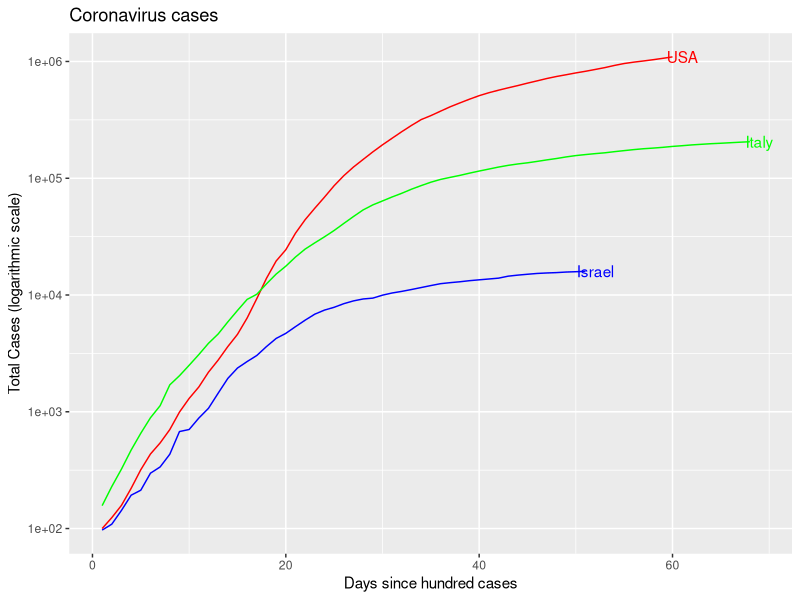
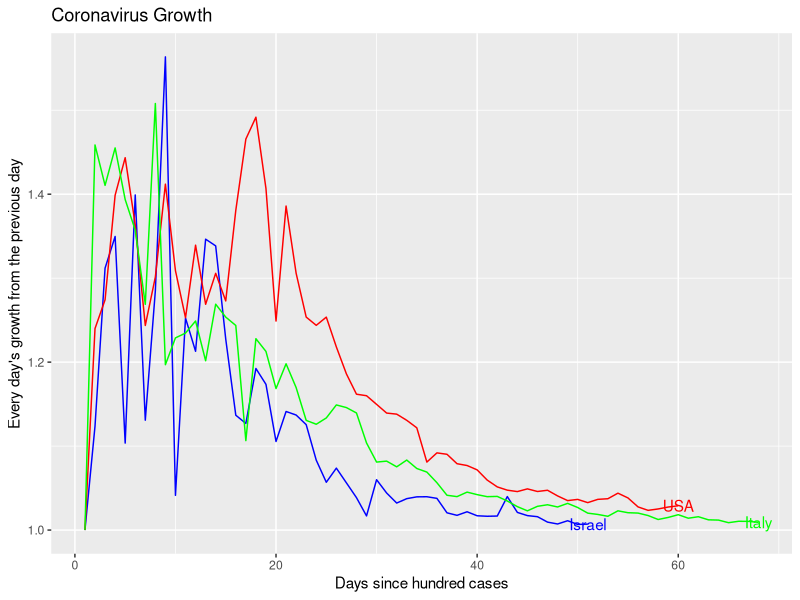
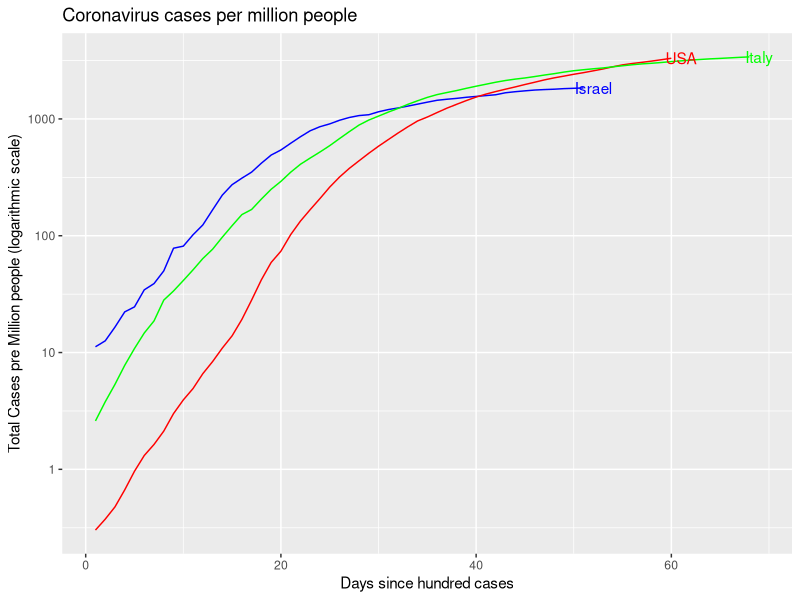

Recreate these plots in R, in order.
library(tidyverse)
library(gridExtra)
library(dslabs)

setGrowth= function(sick){
  growth=vector("numeric")
  growth[1]=1
  for(i in 2:length(sick)){
    growth[i]=sick[i]/sick[i-1]
  }
  growth
}

setLength= function(vec,length){
  for(i in 1:length){
    if(is.na(vec[i])){
      vec[i]=NA
    }
  }
  print(vec)
  vec
}


israelSick=c(97,109,143,193,213,298,337,433,677,705,883,1071,1442,1930,2369,2693,3035,3619
             ,4247,4695,5358,6092,6857,7428,7851,8430,8904,9248,9404,9968,10408,10743,11145,
             11586,12046,12501,12758,12982,13265,13491,13713,13942,14498,14803,15058,15298,
             15443,15555,15728,15834,15946)
lastIsrael=length(israelSick)

italySick=c(157,229,323,470,655,889,1128,1701,2036,2502,3089,3858,4636,
            5883,7375,9172,10149,12462,15113,17660,21157,24747,27980,31506,
            35713,41035,47021,53578,59138,63927,69176,74386,80589,86498,92472,
            97689,101739,105792,110574,115242,119827,124632,128948,132547,135586,
            139422,143626,147577,152271,156363,159516,162488,165155,168941,172434,175925,
            178972,181228,183957,187327,189973,192994,195351,197675,199414,201505,203591,205463)
lastItaly=length(italySick)

usaSick=c(100,124,158,221,319,435,541,704,994,1301,1630,2183,
          2770,3617,4604,6357,9317,13898,19551,24418,33840,44189,55398,
          68905,86379,105217,124788,144980,168177,193353,220295,250708,
          283477,317994,343747,375348,409225,441569,475515,509604,539942,
          567708,594693,621953,652474,682454,714822,743901,770014,798145,
          824229,854385,886274,925232,960651,987160,1010356,1035765,1064194,1095023)
lastUsa=length(usaSick)

lengths=c(length(israelSick),length(italySick),length(usaSick))
maxLength=max(lengths)

israelSick=setLength(israelSick,maxLength)
italySick=setLength(italySick,maxLength)
usaSick=setLength(usaSick,maxLength)


israelGrowth= setGrowth(israelSick)
israelAvgGrowth=mean(israelGrowth,na.rm = TRUE) 
israelSickPerMil=israelSick/8655535*1000000 #israel total cases per milion people

italyGrowth=setGrowth(italySick)
italyAvgGrowth=mean(italyGrowth,na.rm=TRUE)
italySickPerMil=italySick/60461826*1000000

usaGrowth=setGrowth(usaSick)
usaAvgGrowth=mean(usaGrowth,na.rm=TRUE)
usaSickPerMil=usaSick/331002651*1000000

avgGrowthVec=c(israelAvgGrowth,italyAvgGrowth,usaAvgGrowth)
names(avgGrowthVec)=c("Israel","Italy","USA")
avgGrowthVec
growthAvg=mean(avgGrowthVec)
growthAvg

maxGrowth=max(c(israelGrowth,usaGrowth,italyGrowth),na.rm=TRUE)
maxGrowth

#data frame to hold data for labels
countries=c("Israel","Italy","USA")
x=c(lastIsrael,lastItaly,lastUsa)
y=c(israelSick[lastIsrael],italySick[lastItaly],usaSick[lastUsa])
colors=c("blue","green","red")
names(colors)=countries
labels=data.frame(country=countries,x=x,y=y,colors=colors)

sick=data.frame(day=1:maxLength,Israel=israelSick,Italy=italySick,USA=usaSick)
sick %>% ggplot(aes(x=day))+
  xlab("Days since hundred cases")+ylab("Total Cases (logarithmic scale)")+
  ggtitle("Coronavirus cases")+
  geom_line(aes(y=Israel),color="blue")+
  geom_line(aes(y=USA),color="red")+
  geom_line(aes(y=Italy),color="green")+
  ylim(min=0,max=max(sick$Italy))+scale_y_log10()+
  geom_text(data=labels,aes(x=x+1,y=y-1,label=country),color=colors)

#change the labels to new plot
labels=mutate(labels,y=c(israelGrowth[lastIsrael],italyGrowth[lastItaly],usaGrowth[lastUsa]))
growth=data.frame(day=1:maxLength,Israel=israelGrowth,Italy=italyGrowth,USA=usaGrowth)
growth %>% ggplot(aes(x=day))+
  xlab("Days since hundred cases")+ylab("Every day's growth from the previous day")+
  ggtitle("Coronavirus Growth")+
  geom_line(aes(y=Israel),color="blue")+
  geom_line(aes(y=USA),color="red")+
  geom_line(aes(y=Italy),color="green")+
  ylim(min=1,max=maxGrowth)+
  geom_text(data=labels,aes(x=x,y=y,label=country),color=colors)

labels=mutate(labels,y=c(israelSickPerMil[lastIsrael],italySickPerMil[lastItaly],usaSickPerMil[lastUsa]))
#spm=Sick Pre Million
spm=data.frame(day=1:maxLength,Israel=israelSickPerMil,Italy=italySickPerMil,USA=usaSickPerMil)
spm %>% ggplot(aes(x=day))+
  xlab("Days since hundred cases")+ylab("Total Cases pre Million people (logarithmic scale)")+
  ggtitle("Coronavirus cases per million people")+
  geom_line(aes(y=Israel),color="blue")+
  geom_line(aes(y=USA),color="red")+
  geom_line(aes(y=Italy),color="green")+
  ylim(min=0,max=max(usaSickPerMil))+scale_y_log10()+
  geom_text(data=labels,aes(x=x+1,y=y-1,label=country),color=colors)
